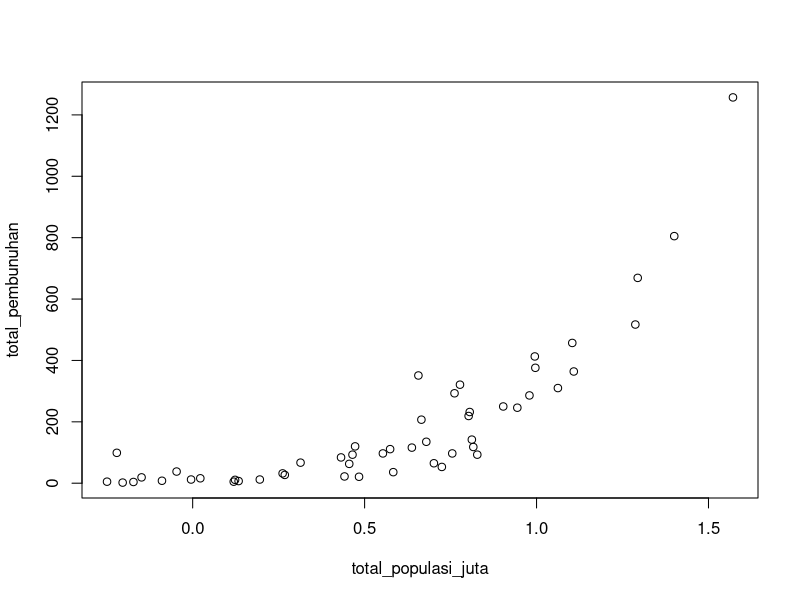
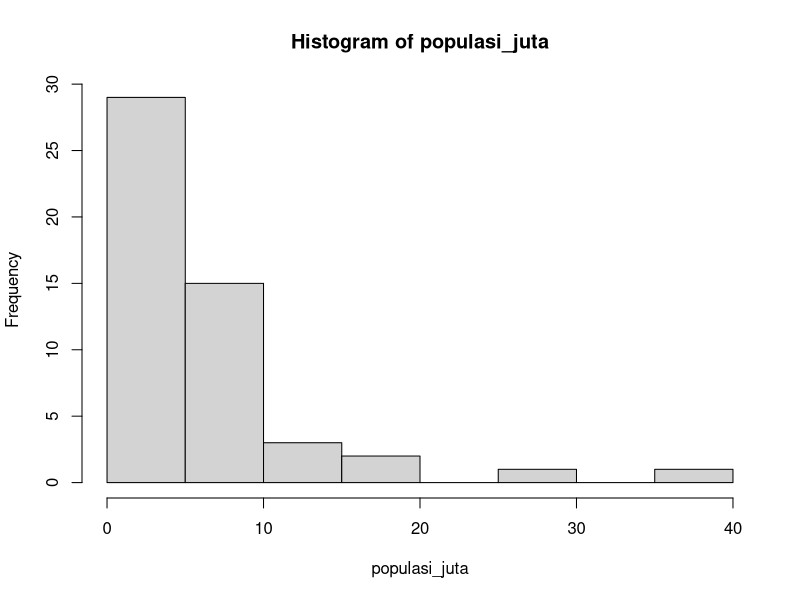
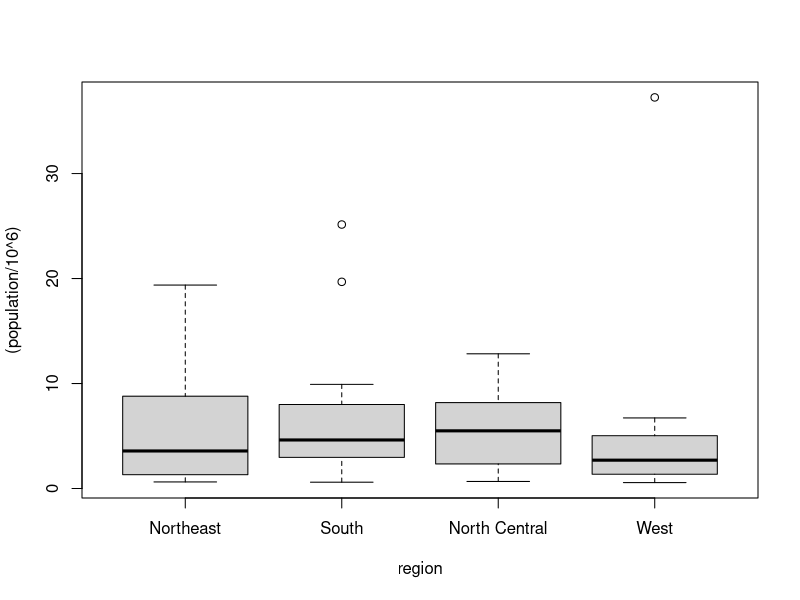

Reproduce these figures in R, in order.
## ---- chunk 1
knitr::opts_chunk$set(echo = TRUE)
# setup library
library(dslabs)
data(murders)
## ---- chunk 2
# sorting data
pop <- sort(murders$population)
# menampilkan data terkecil
pop[1]
## ---- chunk 3
# mengurutkan semua data dan diambil index terkecilnya
index <- order(murders$population)
# menampilkan index dengan data terkecil
index[1]
## ---- chunk 4
which.min(murders$population)
## ---- chunk 5
# mencari pupulasi terkecil
index_terkecil <- which.min(murders$population)
# menampilkan nama negara dengan index_terkecil
murders$state[index_terkecil] 
## ---- chunk 6
ranks <- rank(murders$population)
my_df <- data.frame(state = murders$state, rank = ranks)
my_df
## ---- chunk 7
# mengurutkan ranks dari terkecil
ranks <- rank(murders$population)
sorted_ranks <- sort(ranks)
index_ranks <- order(ranks)
# mengurutkan states dari yang terkecil
states <- murders$state[index_ranks]
# membuat data frame
my_df2 <- data.frame(state = states, rank = sorted_ranks)
my_df2
## ---- chunk 8
total_populasi_juta <- murders$population / 10^6
total_populasi_juta <- log10(total_populasi_juta)
total_pembunuhan <- murders$total
plot(total_populasi_juta, total_pembunuhan)
## ---- chunk 9
populasi_juta <- with(murders, murders$population/10^6)
hist(populasi_juta)
## ---- chunk 10
boxplot((population/10^6)~region, data = murders)
